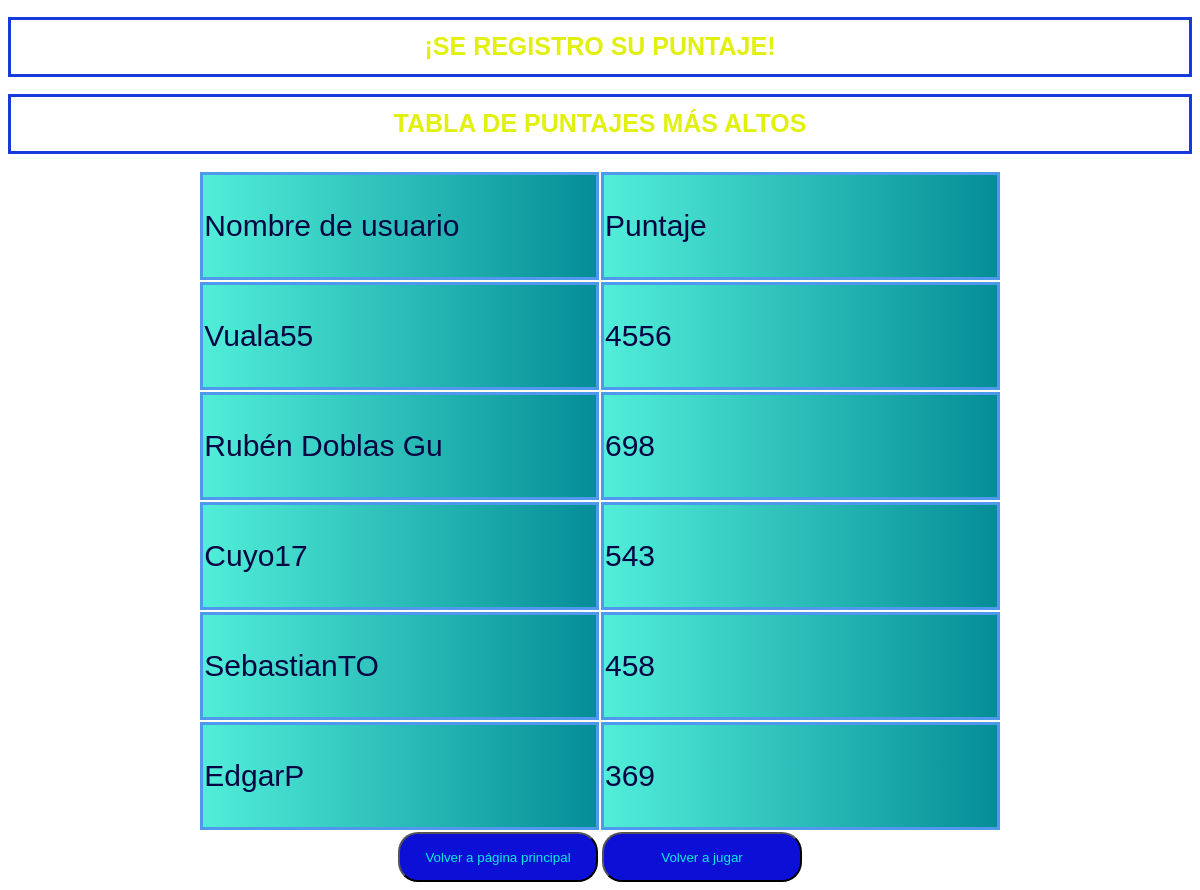
The app's page /registropuntajeimparnl2.php with its own data.
### tables this page shows
CREATE TABLE `puntajejuegosimpares` (
  `id_juegosimpares` int(10) NOT NULL,
  `id_registro` int(5) NOT NULL,
  `num_impares_pun_nl1` int(10) NOT NULL,
  `num_impares_pun_nl2` int(10) NOT NULL,
  `num_impares_pun_nl3` int(10) NOT NULL
);

CREATE TABLE `registrodecuentas` (
  `id_registro` int(10) NOT NULL,
  `usuario` varchar(15) NOT NULL,
  `id_cargo` int(1) NOT NULL
);

### registropuntajeimparnl2.php (the view, shortened to what this page needs)
<!DOCTYPE html>
<html lang="en">
<head>
    <link rel="stylesheet" href="registropung.css">
</head>
<body >
      <center><h1>¡Se registro su puntaje!</h1>
        <h1>Tabla de puntajes más altos</h1>
    <table>
        <tr>
        <td class=d>Nombre de usuario</td>
        <td class=d>Puntaje</td>
    </tr>
    <?php
    $server = "localhost";
    $db = "fasternumber";
    $user = "root";
    $pass = "1234";
    $connexion = mysqli_connect($server, $user, $pass,$db);
        ?><h1><?php echo "no conecto";?></h1>
        <?php
    mysqli_select_db($connexion, $db) or die("no");
    mysqli_set_charset($connexion, "utf8");
    $instru_SQL = "SELECT registrodecuentas.usuario,puntajejuegosimpares.num_impares_pun_nl2 From registrodecuentas,puntajejuegosimpares where registrodecuentas.id_registro=puntajejuegosimpares.id_registro order by puntajejuegosimpares.num_impares_pun_nl2  desc ;";
    $re=mysqli_query($connexion,$instru_SQL);
    if($re){
        while($reg=mysqli_fetch_array($re)){
            ?>
        <tr>
        <td class=d><?php echo $nombre=$reg['usuario'];?></td>
        <td class=d><?php echo $contra=$reg['num_impares_pun_nl2'];?></td>
        </tr>
    <?php }
    }
    ?>
    </table>
    <input type=button value="Volver a página principal" class=botones onclick="top.juego.location='bienvenida.html'">
    <input type=button value="Volver a jugar" class=botones onclick="top.juego.location='juegoimparnl1.html'"></center>
</body>
</html>

### registropung.css (style rules this page uses)
body { background:url(Pjeh.gif); background-repeat:no-repeat; background-size:100% 100% ; }
h1 { color:rgb(225, 240, 15); font-size: 25px; font-family:Verdana, Geneva, Tahoma, sans-serif; text-transform: uppercase; padding: 0.5em; border: solid; border-color:rgb(22, 58, 219) ; }
.botones { width: 200px; height: 50px; background-color: rgb(12, 15, 214); color: rgb(5, 236, 224); font-family: Verdana, Geneva, Tahoma, sans-serif; cursor: pointer; border-radius: 20px; text-decoration: none; text-decoration-line: none; }
.d { background: linear-gradient(to right, rgb(81, 238, 217), rgb(5, 141, 151)); color: rgb(4, 5, 66); border: solid; font-family: Arial, Helvetica, sans-serif; border-color: rgb(80, 152, 235); width: 33%; height: 100px; font-size: 30px; }

### records on screen
puntajejuegosimpares: id_registro.usuario "Vuala55", num_impares_pun_nl2 "4556"
puntajejuegosimpares: id_registro.usuario "Rubén Doblas Gu", num_impares_pun_nl2 "698"
puntajejuegosimpares: id_registro.usuario "Cuyo17", num_impares_pun_nl2 "543"
puntajejuegosimpares: id_registro.usuario "SebastianTO", num_impares_pun_nl2 "458"
puntajejuegosimpares: id_registro.usuario "EdgarP", num_impares_pun_nl2 "369"
